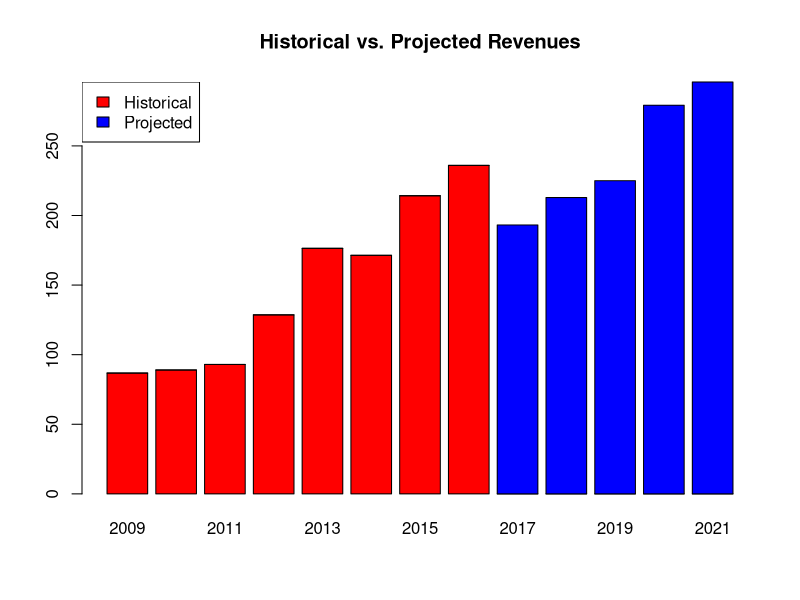
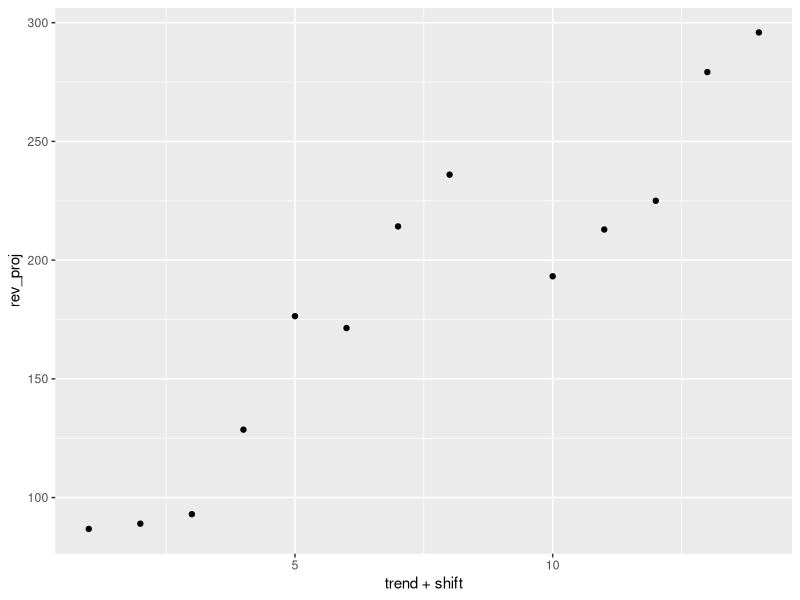

The R script that drew these images, in order:
library(ggplot2)
# Equity Valuation in R
# There is a time value to money, we can discount cash flows to determine
# valuation.

# Market value balance sheet: Assets = Liabilities + Equity
# Free Cash Flow to Equity
#   - direct valuation of the value of equity
#   - Cost of Equity (CAPM)

# 1.0. Present Value ####

fv <- 100
r <- 0.05

# 1.1. Calculate PV of $100 one year from now
pv_1 <- fv / (1 + r) ^ 1
pv_1

# 1.2. Calculate PV of $100 two years from now
pv_2 <- 100 / (1 + r) ^ 2
pv_2

# 1.3. Write a present value function
pv_fx = function(fv, r, t) {
  pv <- fv / (1 + r) ^ t
  print(pv)
}
pv_fx(100, 0.10, 2)


# 2.0 Free Cash Flow ####
# "Free Cash Flows" are cash flows after paying out:
#   - suppliers, employees, lenders, taxes
#   - capital investments, additional working capital needs
#   - net of new borrowings and debt repayments
# cash flows that can be taken away from the firm and given to shareholders w/o
# affecting the operations and growth prospects of a firm.

# After-Tax Income is calculated via:
# [1] Revenues (Sales)
# [2] Less: Cost of Goods Sold (COGS)
# ___________________________________
# [3] Gross Profit
# [4] Less: Operating Expenses
# ___________________________________
# [5] Operating Income or EBIT (Earnings Before Interest & Taxes)
# [6] Less: Interest Expense (Compensation to debtholders)
# ___________________________________
# [7] Pre-Tax Income
# [8] Less: Taxes
# ___________________________________
# [9] After-Tax Income (Net Income)
# [10] Add: Depreciation and Amortization (Non-cash charge. Cash spent at purchase)
# [11] Less: Capital Expenditures (Cash spent on investments)
# [12] Less: Increases in Working Capital (cash spent on additional working capital needs)
# ___________________________________
# [13] Free Cash Flow to Equity

# Terminal Value is the value of the cash flows beyond the forecast period.
# - Commonly estimated using the Perpetuity with Growth Model
#     TV = (FCFE_t+1) / (k_e - g) = (FCFE_t * (1+g)) / (k_e - g)
#       TV = terminal value
#       FCFE_t+1 = free cash flow to equity the year after the end of the forecast period
#       k_e = cost of equity
#       g = Perpetuity Growth Rate

# 2.1. Example Calculation for FCFE ####
after_tax_income <- c(22.8, 24.0, 30.6, 38.4, 43.2)
depn_amort <- c(11, 12, 12, 14, 15)
capex <- c(11, 11, 12, 14, 15)
incr_wc <- c(16, 16, 14, 14, 14)
fcfe <- after_tax_income + depn_amort - capex - incr_wc
fcfe <- as.data.frame(fcfe)

# 2.2. Firm's have 'infinite' life, FCFE goes to five years. The value of FCFE from
# year 6 into perpituity is the "terminal value" and a common estimation approach
# is to use the 'Growth Model'. We start with the 2021 FCFE, the growth rate and
# the cost of equity.
fcfe_2021 <- 29.2
g <- 0.034
ke <- 0.105
tv_2021 <- fcfe_2021 * (1 + g) / (ke - g)

# 3.0. Calculating present value of free cash flow to equity. Discount fcfe to
# the present.

# 3.1. Add discount periods
fcfe$periods <- seq(1, 5, 1)
fcfe

# 3.2. # Calculate Present Value Factor
fcfe$pv_factor <- 1 / (1 + ke) ^ fcfe$periods
fcfe

# 3.3. Calculate Present Value of each Cash Flow
fcfe$pv <- fcfe$fcfe * fcfe$pv_factor
fcfe

# 3.4. Total Present Value
pv_fcfe <- sum(fcfe$pv)
pv_fcfe

# 3.5. Calculate Present Value
pv_tv <- tv_2021 / (1 + ke) ^ 5
pv_tv

# 3.6. Calculate Equity Value
eq_val <- pv_fcfe + pv_tv
eq_val

# 3.7. Calculate Equity Value Per Share
shares <- 10
eq_val_per_share <- eq_val / shares
eq_val_per_share

# 4.0. Visualizing revenue trends
hist_rev <- c(86.8,
              89.0,
              93.0,
              128.6,
              176.4,
              171.4,
              214.2,
              236.0,
              0.0,
              0.0,
              0.0,
              0.0,
              0.0)
rev_proj <- c(0.0,
              0.0,
              0.0,
              0.0,
              0.0,
              0.0,
              0.0,
              0.0,
              193.2,
              212.9,
              225.0,
              279.2,
              295.9)

# 4.1. Combine hist_rev and rev_proj
rev_split <- rbind(hist_rev, rev_proj)

# 4.2. Rename the column headers
colnames(rev_split) <- seq(2009, 2021, 1)
rev_split

# 4.3. Create a bar plot of the data
barplot(rev_split,
        col = c("red", "blue"),
        main = "Historical vs. Projected Revenues")
legend(
  "topleft",
  legend = c("Historical", "Projected"),
  fill = c("red", "blue")
)

# 5.0. Analyzing revenue trends using linear regression
rev_proj <-
  c(86.8,
    89.0,
    93.0,
    128.6,
    176.4,
    171.4,
    214.2,
    236.0,
    193.2,
    212.9,
    225.0,
    279.2,
    295.9)
rev_all <- as.data.frame(cbind(rev_proj))
# 5.1. Create a trend variable
rev_all$trend <- seq(1, 13, 1)
# 5.2. Create shift variable
rev_all$shift <- c(rep(0, 8), rep(1, 5))
# 5.3. Run regression
reg <- lm(rev_proj ~ trend + shift, data = rev_all)
# 5.4. Print regression summary
summary(reg)
# 5.5. View Regression
p_regression <- ggplot(rev_all, aes(trend + shift, rev_proj)) +
  geom_point()
p_regression
